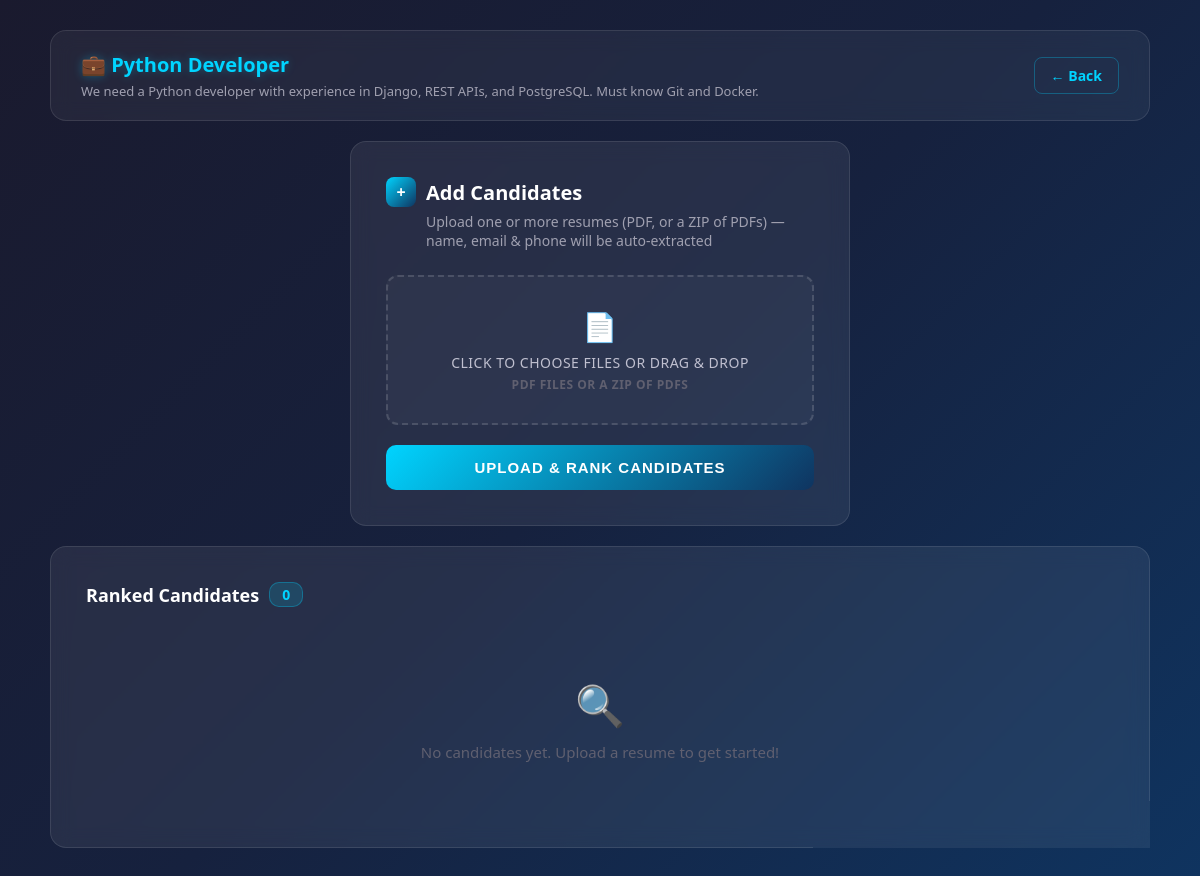
/job/1/candidates/ (signed in), run on the app's committed database.
### accounts/models.py (models this page shows, shortened)
class Job(models.Model):
    title = models.CharField(max_length=200)
    description = models.TextField()
    created_at = models.DateTimeField(auto_now_add=True)

### accounts/views.py (the view, shortened to what this page needs)
# urls.py: path('job/<int:job_id>/candidates/', views.candidate_upload_view, name='candidate_upload'),
def candidate_upload_view(request, job_id):
    if 'user_id' not in request.session:
        return redirect('/?mode=login')
    job = get_object_or_404(Job, id=job_id)
    candidates = Candidate.objects.filter(applied_job=job).prefetch_related('score_set').order_by('-score__matching_score')
    candidate_scores = []
    return render(request, 'pages/candidate_upload.html', {'job': job, 'candidate_scores': candidate_scores})

### accounts/templates/pages/candidate_upload.html (shortened to what this page needs)
<!DOCTYPE html>
<html lang="en">
<head>
</head>
<body>
    <div class="container">
        <div class="header">
            <div>
                <h1>&#128188; {{ job.title }}</h1>
                <p>{{ job.description }}</p>
            </div>
            <a href="{% url 'home' %}" class="back-link">&#8592; Back</a>
        </div>
        <div class="card upload-card">
            <div class="card-title">
                <span class="icon">&#43;</span>
                Add Candidates
            </div>
            <div class="card-subtitle">Upload one or more resumes (PDF, or a ZIP of PDFs) &mdash; name, email &amp; phone will be auto-extracted</div>
            <form method="POST" enctype="multipart/form-data">
                <label class="file-zone" for="fileInput">
                    <div class="upload-icon">&#128196;</div>
                    <div class="upload-text">Click to choose files or drag &amp; drop</div>
                    <div class="upload-hint">PDF files or a ZIP of PDFs</div>
                </label>
                <button type="submit" class="btn">Upload &amp; Rank Candidates</button>
            </form>
        </div>
        <div class="card">
            <div class="table-title">
                Ranked Candidates
                <span class="count">{{ candidate_scores|length }}</span>
            </div>
            {% if candidate_scores %}
            <div class="table-wrapper">
            <table>
                <thead>
                    <tr>
                        <th>Rank</th>
                        <th>Name</th>
                        <th>Email</th>
                        <th>Experience</th>
                        <th>Score</th>
                        <th>Matched Skills</th>
                        <th>Missing Skills</th>
                        <th>Action</th>
                    </tr>
                </thead>
                <tbody>
                    {% for item in candidate_scores %}
                    <tr>
                        <td>
                            <span class="rank-badge {% if item.rank == 1 %}rank-1{% elif item.rank == 2 %}rank-2{% elif item.rank == 3 %}rank-3{% else %}rank-other{% endif %}">
                                {{ item.rank }}
                            </span>
                        </td>
                        <td><strong style="color:#fff;">{{ item.candidate.name }}</strong></td>
                        <td style="color:#a0a0b0;">{{ item.candidate.email }}</td>
                        <td>
                            <span class="level-badge level-{{ item.candidate.experience_level }}">
                                {{ item.candidate.experience_level }} ({{ item.candidate.experience_years }}y)
                            </span>
                        </td>
                        <td>
                            {% if item.score %}
                                <div class="score-bar">
                                    <div class="score-fill {% if item.score.matching_score >= 75 %}score-high{% elif item.score.matching_score >= 50 %}score-mid{% else %}score-low{% endif %}" style="width: {{ item.score.matching_score }}%;">
                                        {{ item.score.matching_score }}%
                                    </div>
                                </div>
                            {% else %}
                                <span style="color:#606070;">N/A</span>
                            {% endif %}
                        </td>
                        <td class="skills-cell">
                            {% for skill in item.matched_list %}
                                <span class="skill-tag">{{ skill }}</span>
                            {% endfor %}
                        </td>
                        <td class="skills-cell">
                            {% for skill in item.missing_list %}
                                <span class="missing-tag">{{ skill }}</span>
                            {% endfor %}
                        </td>
                        <td>
                            <a href="{% url 'candidate_detail' item.candidate.id %}" class="detail-link">View &#8594;</a>
                        </td>
                    </tr>
                    {% endfor %}
                </tbody>
            </table>
            </div>
            {% else %}
                <div class="no-candidates">
                    <div class="emoji">&#128269;</div>
                    <p>No candidates yet. Upload a resume to get started!</p>
                </div>
            {% endif %}
        </div>
    </div>
</body>
</html>

### accounts/templates/pages/candidate_upload.html (style rules this page uses)
* { margin: 0; padding: 0; box-sizing: border-box; }
body { font-family: 'Segoe UI', Tahoma, Geneva, Verdana, sans-serif; background: linear-gradient(135deg, #1a1a2e 0%, #16213e 50%, #0f3460 100%); min-height: 100vh; padding: 30px 20px; }
.container { max-width: 1100px; margin: 0 auto; }
.header { background: rgba(255, 255, 255, 0.05); backdrop-filter: blur(10px); border: 1px solid rgba(255, 255, 255, 0.1); padding: 20px 30px; border-radius: 16px; margin-bottom: 20px; display: flex; justify-content: space-between; align-items: center; animation: slideRight 0.5s ease-out; }
.header h1 { color: #00d4ff; font-size: 20px; text-shadow: 0 0 10px rgba(0, 212, 255, 0.3); }
.header p { color: #a0a0b0; font-size: 13px; margin-top: 4px; }
.back-link { color: #00d4ff; text-decoration: none; font-weight: 600; font-size: 14px; padding: 8px 16px; border: 1px solid rgba(0, 212, 255, 0.3); border-radius: 8px; transition: all 0.3s; }
.card { background: rgba(255, 255, 255, 0.07); backdrop-filter: blur(10px); border: 1px solid rgba(255, 255, 255, 0.1); padding: 35px; border-radius: 16px; margin-bottom: 20px; animation: slideUp 0.6s ease-out; transition: border-color 0.3s; }
.upload-card { max-width: 500px; margin: 0 auto 20px; }
.card-title { color: #ffffff; font-size: 20px; font-weight: 700; margin-bottom: 5px; display: flex; align-items: center; gap: 10px; }
.card-title .icon { width: 30px; height: 30px; background: linear-gradient(135deg, #00d4ff, #0f3460); border-radius: 8px; display: flex; align-items: center; justify-content: center; font-size: 16px; }
.card-subtitle { color: #a0a0b0; font-size: 14px; margin-bottom: 25px; padding-left: 40px; }
label { display: block; color: #c0c0d0; font-size: 13px; font-weight: 600; margin-bottom: 8px; text-transform: uppercase; letter-spacing: 0.5px; }
.file-zone { border: 2px dashed rgba(255, 255, 255, 0.15); border-radius: 12px; padding: 30px; text-align: center; margin-bottom: 20px; transition: all 0.3s; cursor: pointer; background: rgba(255, 255, 255, 0.03); }
.file-zone .upload-icon { font-size: 28px; margin-bottom: 8px; }
.file-zone .upload-text { color: #c0c0d0; font-size: 14px; font-weight: 500; }
.file-zone .upload-hint { color: #606070; font-size: 12px; margin-top: 4px; }
.btn { background: linear-gradient(135deg, #00d4ff 0%, #0f3460 100%); color: white; border: none; padding: 14px 30px; border-radius: 10px; font-size: 15px; cursor: pointer; font-weight: 700; width: 100%; text-transform: uppercase; letter-spacing: 1px; transition: all 0.3s; }
.table-title { color: #fff; font-size: 18px; font-weight: 700; margin-bottom: 20px; display: flex; align-items: center; gap: 10px; }
.table-title .count { background: rgba(0, 212, 255, 0.15); color: #00d4ff; padding: 2px 12px; border-radius: 10px; font-size: 14px; border: 1px solid rgba(0, 212, 255, 0.3); }
.no-candidates { text-align: center; padding: 50px 30px; color: #606070; font-size: 15px; }
.no-candidates .emoji { font-size: 40px; margin-bottom: 10px; }

### data on the page
Job: title "Python Developer", description "We need a Python developer with experience in Django, REST APIs, and PostgreSQL. Must know Git and Docker."

### other printed values
{{ candidate_scores|length }} "0"
